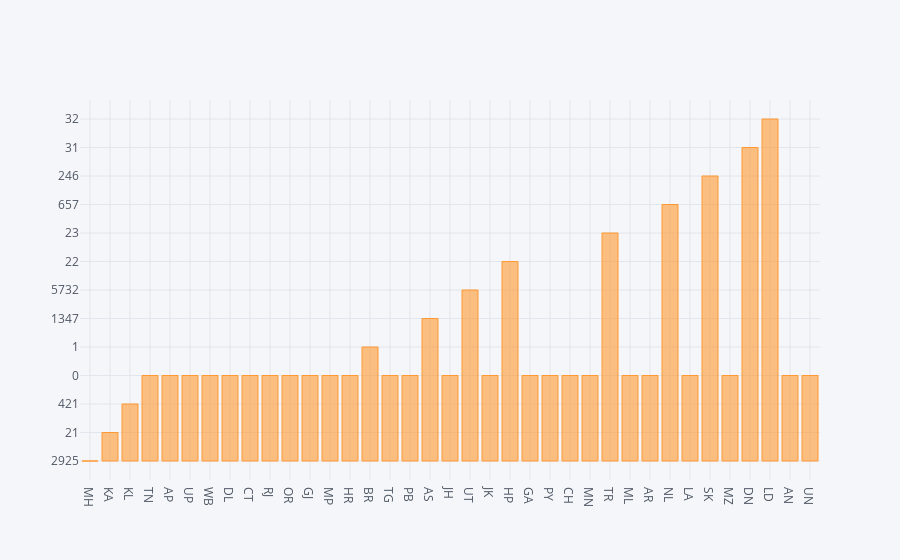

Source (notebook cell):
### Markdown cell above
Migrated People due to covid

### Code cell
#Plotly
df.iplot(kind='bar',x='statecode',y='migratedother')

### Figure 1 — Plotly figure (JSON) as saved in the notebook; plotly's stock layout.template omitted (floating-point values rounded to 4 significant figures)
{"data": [{"marker": {"color": "rgba(255, 153, 51, 0.6)", "line": {"color": "rgba(255, 153, 51, 1.0)", "width": 1}}, "name": "migratedother", "orientation": "v", "text": "", "type": "bar", "x": ["MH", "KA", "KL", "TN", "AP", "UP", "WB", "DL", "CT", "RJ", "OR", "GJ", "MP", "HR", "BR", "TG", "PB", "AS", "JH", "UT", "JK", "HP", "GA", "PY", "CH", "MN", "TR", "ML", "AR", "NL", "LA", "SK", "MZ", "DN", "LD", "AN", "UN"], "y": ["2925", "21", "421", "0", "0", "0", "0", "0", "0", "0", "0", "0", "0", "0", "1", "0", "0", "1347", "0", "5732", "0", "22", "0", "0", "0", "0", "23", "0", "0", "657", "0", "246", "0", "31", "32", "0", "0"]}], "layout": {"legend": {"bgcolor": "#F5F6F9", "font": {"color": "#4D5663"}}, "paper_bgcolor": "#F5F6F9", "plot_bgcolor": "#F5F6F9", "title": {"font": {"color": "#4D5663"}}, "xaxis": {"gridcolor": "#E1E5ED", "showgrid": true, "tickfont": {"color": "#4D5663"}, "title": {"font": {"color": "#4D5663"}, "text": ""}, "zerolinecolor": "#E1E5ED"}, "yaxis": {"gridcolor": "#E1E5ED", "showgrid": true, "tickfont": {"color": "#4D5663"}, "title": {"font": {"color": "#4D5663"}, "text": ""}, "zerolinecolor": "#E1E5ED"}}}
